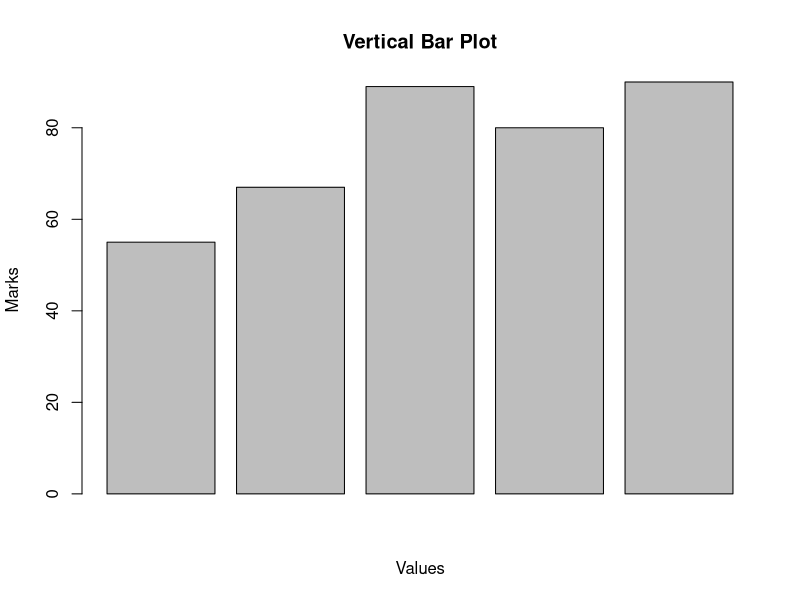
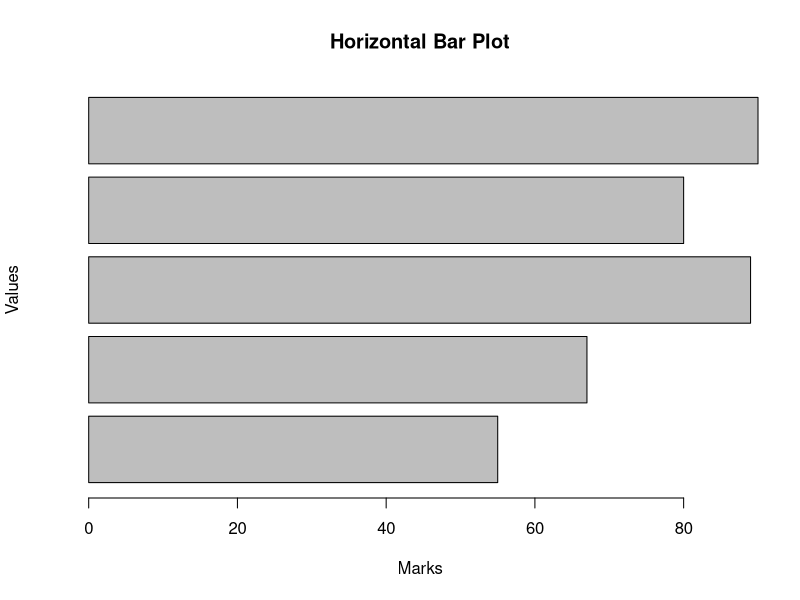

Generate these figures, in order, with R:

a <- c(55, 67, 89, 80, 90)

# Vertical Bar Plot
barplot(a, main = "Vertical Bar Plot",
        xlab = "Values", ylab = "Marks")

# Horizontal Bar Plot
barplot(a, horiz = TRUE,
        main = "Horizontal Bar Plot",
        xlab = "Marks", ylab = "Values")
